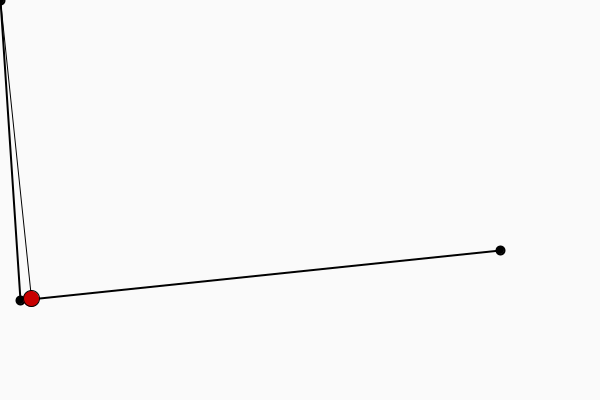
Frame 1 (no input)
Frame 60 (the mouse pressed at the canvas centre just before this capture): identical to frame 1, image omitted
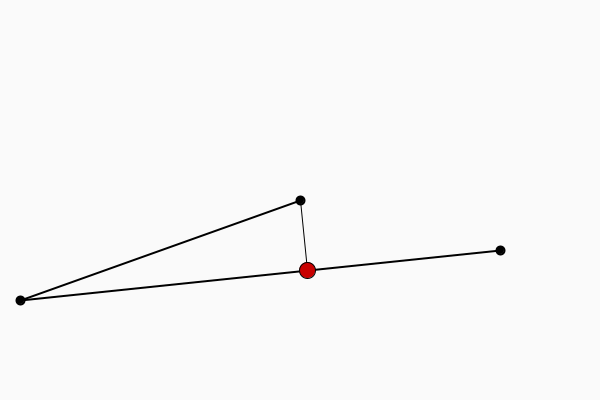
Frame 120 (the mouse held since frame 60 and released just before this capture)

The Processing sketch that drew these frames (run headless with seeded random() and noise(); from frame 60 on, the mouse is pressed at the canvas centre):

// Processing sketch: scalar_projection
// ── scalar_projection.pde



void setup() {
  size(600, 400);
}

void draw() {
  background(250);
  PVector a = new PVector(20, 300);
  PVector b = new PVector(500, 250);
  PVector mouse = new PVector(mouseX, mouseY);

  strokeWeight(2);
  fill(0);
  line(a.x, a.y, b.x, b.y);
  ellipse(a.x, a.y, 8, 8);
  ellipse(b.x, b.y, 8, 8);
  line(a.x, a.y, mouse.x, mouse.y);
  ellipse(mouse.x, mouse.y, 8, 8);
  
  PVector sp = scalarProjection(mouse, a, b);
  strokeWeight(1);
  line(mouse.x, mouse.y, sp.x, sp.y);
  fill(200, 0, 0);
  ellipse(sp.x, sp.y, 16, 16);
  
}

PVector scalarProjection(PVector m, PVector a, PVector b) {
   PVector ab = PVector.sub(b, a);
   PVector am = PVector.sub(m, a);
   
   ab.normalize();
   ab.mult(am.dot(ab));
   PVector sp = PVector.add(a, ab);
   return sp;
}
